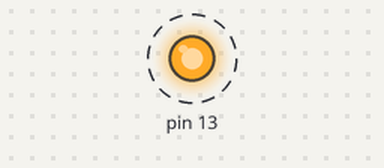
A sketch run on a simulated Arduino Uno, built with avr-gcc and run on an emulated ATmega328P. On the bench: output pins drawn as LEDs (lit = HIGH). Dashed ring = blinking.

Above: at 0.1 s.
Timing chart, 0 to 3.0 s (numbered marks = the images above):
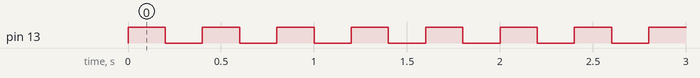

The sketch:

Listing_4_5.ino
```cpp
int time_pick; // Переменная для хранения времени свечения светодиода.
void setup() // Настройка
{
 //Устанавливаем скорость порта связи Arduino - ПК.
 Serial.begin(9600);
 // Переводим 13 порт в состояние вывода информации
 pinMode(13, OUTPUT);
 time_pick=200; //Период свечения светодиода.
}
// Основная программа.
void loop()
{
  char char1;
 // если поступили данные.
 if (Serial.available() > 0)
 {
  // считываем символ.
  char1 = Serial.read();
    if(char1=='1') //Если нажата "1".
  {time_pick=1000;} //Задержка мигания 1 сек

  else
  { //Если нажата "2". // Задержка мигания 0,5 сек
    if(char1=='2')
    {
      time_pick=500;}
      // Если нажато что-то другое.
      else {time_pick=100;}} // Задержка мигания 0,1 сек
 }
   digitalWrite(13, 1);   // Включает светодиод на плате.
  delay(time_pick);           // Ждет
  digitalWrite(13, 0);   // Выключает светодиод.
  delay(time_pick);           // Ждет
}
```

Measured:
- by itself, pin 13: alternates HIGH for 0.20 s and LOW for 0.20 s
